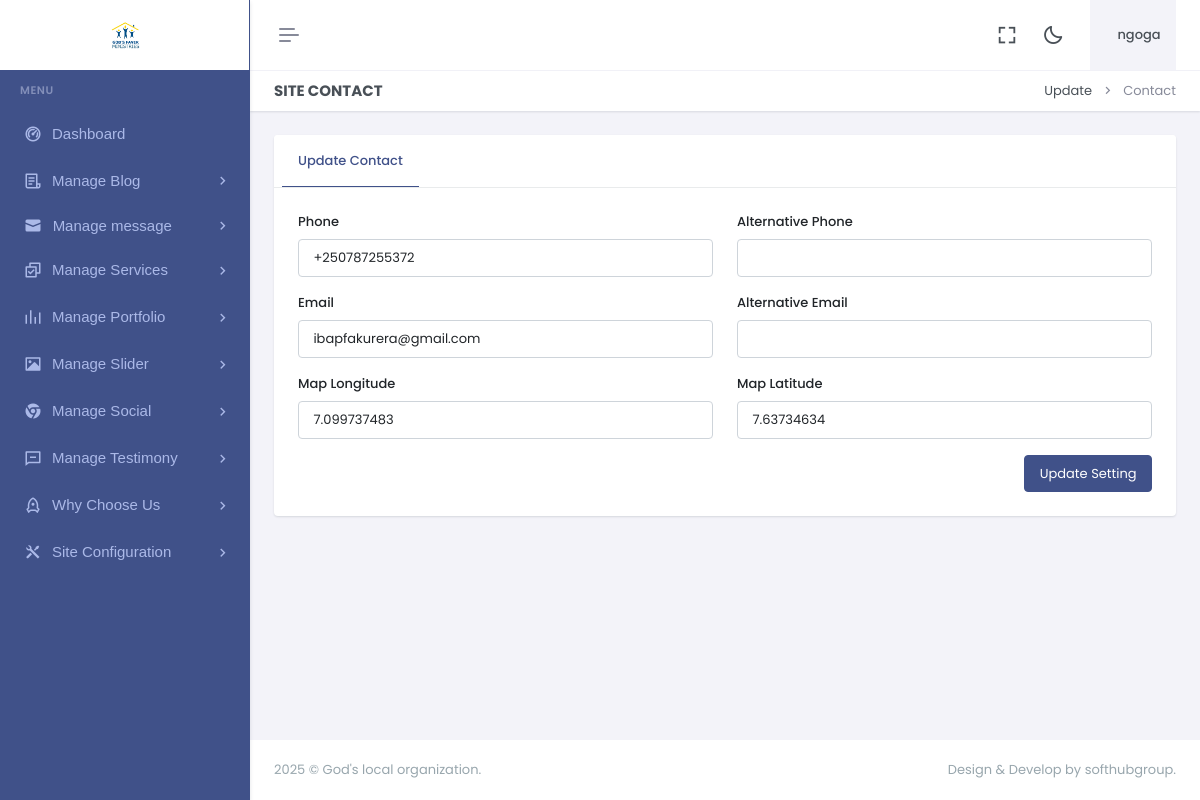
Page /dashboard/updatecontact.php (signed in) on the committed database.
### tables this page shows
CREATE TABLE `logo` (
  `id` int(11) NOT NULL,
  `xfile` varchar(1000) NOT NULL,
  `ufile` varchar(1000) NOT NULL,
  `updated_at` timestamp NOT NULL DEFAULT current_timestamp() ON UPDATE current_timestamp()
);

CREATE TABLE `sitecontact` (
  `id` int(11) NOT NULL,
  `phone1` varchar(150) NOT NULL,
  `phone2` varchar(150) NOT NULL,
  `email1` varchar(100) NOT NULL,
  `email2` varchar(100) NOT NULL,
  `longitude` varchar(100) NOT NULL,
  `latitude` varchar(150) NOT NULL,
  `updated_at` timestamp NOT NULL DEFAULT current_timestamp() ON UPDATE current_timestamp()
);

### dashboard/updatecontact.php (the view, shortened to what this page needs)
<?php include"header.php";?>
<?php include"sidebar.php";?>
<div class="main-content">
 <div class="page-content">
       <div class="container-fluid">
                    <div class="row">
                        <div class="col-12">
                            <div class="page-title-box d-sm-flex align-items-center justify-content-between">
                                <h4 class="mb-sm-0">Site Contact</h4>
                                <div class="page-title-right">
                                    <ol class="breadcrumb m-0">
                                        <li class="breadcrumb-item"><a href="javascript: void(0);">Update</a></li>
                                        <li class="breadcrumb-item active">Contact</li>
                                    </ol>
                                </div>
                            </div>
                        </div>
                    </div>
                    <div class="row">
                        <div class="col-xxl-9">
                            <div class="card mt-xxl-n5">
                                <div class="card-header">
                                    <ul class="nav nav-tabs-custom rounded card-header-tabs border-bottom-0" role="tablist">
                                        <li class="nav-item">
                                            <a class="nav-link active" data-bs-toggle="tab" href="#personalDetails" role="tab" aria-selected="false">
                                                <i class="fas fa-home"></i>Update Contact
                                            </a>
                                        </li>
                                    </ul>
                                </div>
                                <div class="card-body p-4">
                                    <div class="tab-content">
                                        <div class="tab-pane active" id="personalDetails" role="tabpanel">
                                        <?php
					 $query="SELECT * FROM sitecontact where id=1 ";
 $result = mysqli_query($con,$query);
while($row = mysqli_fetch_array($result))
{
	$phone1="$row[phone1]";
	$phone2="$row[phone2]";
  $email1="$row[email1]";
  $email2="$row[email2]";
  $longitude="$row[longitude]";
  $latitude="$row[latitude]";
}
  ?>
              <form action="" method="post" enctype="multipart/form-data">
                                                <div class="row">
                                            <div class="col-lg-6">
                                                <div class="mb-3">
                                                            <label for="firstnameInput" class="form-label"> Phone</label>
                                                            <input type="text" class="form-control" id="firstnameInput" name="phone1"  value="<?php print $phone1 ?>">
                                                        </div>
                                                    </div>
                                                    <div class="col-lg-6">
                                                        <div class="mb-3">
                                                            <label for="firstnameInput" class="form-label"> Alternative Phone</label>
                                                            <input type="text" class="form-control" id="firstnameInput" name="phone2"  value="<?php print $phone2 ?>">
                                                        </div>
                                                    </div>
                                                    <div class="col-lg-6">
                                                <div class="mb-3">
                                                            <label for="firstnameInput" class="form-label"> Email</label>
                                                            <input type="text" class="form-control" id="firstnameInput" name="email1"  value="<?php print $email1 ?>">
                                                        </div>
                                                    </div>
                                                    <div class="col-lg-6">
                                                        <div class="mb-3">
                                                            <label for="firstnameInput" class="form-label"> Alternative Email</label>
                                                            <input type="text" class="form-control" id="firstnameInput" name="email2"  value="<?php print $email2 ?>">
                                                        </div>
                                                    </div>
                                                    <div class="col-lg-6">
                                                <div class="mb-3">
                                                            <label for="firstnameInput" class="form-label">Map Longitude</label>
                                                            <input type="text" class="form-control" id="firstnameInput" name="longitude"  value="<?php print $longitude ?>">
                                                        </div>
                                                    </div>
                                                    <div class="col-lg-6">
                                                        <div class="mb-3">
                                                            <label for="firstnameInput" class="form-label"> Map Latitude</label>
                                                            <input type="text" class="form-control" id="firstnameInput" name="latitude"  value="<?php print $latitude ?>">
                                                        </div>
                                                    </div>
                                                    <div class="col-lg-12">
                                                        <div class="hstack gap-2 justify-content-end">
                                                            <button type="submit" name="save" class="btn btn-primary">Update Setting</button>
                                                        </div>
                                                    </div>
                                                </div>
                                            </form>
                                        </div>
                                    </div>
                                </div>
                            </div>
                        </div>
                    </div>
                </div>
            </div>
            <?php include"footer.php";?>

### dashboard/sidebar.php (shortened to what this page needs)
<?php
include"../z_db.php";
?>
<div class="app-menu navbar-menu">
  <div class="navbar-brand-box bg-white">
<?php
    $rr=mysqli_query($con,"SELECT ufile FROM logo");
$r = mysqli_fetch_row($rr);
$ufile = $r[0];
?>
    <a href="dashboard" class="logo logo-light">
      <span class="logo-lg">
        <img src="uploads/logo/<?php print $ufile?>" alt="" height="30">
      </span>
    </a>
  </div>
  <div id="scrollbar">
    <div class="container-fluid">
      <ul class="navbar-nav" id="navbar-nav">
        <li class="menu-title"><span data-key="t-menu">Menu</span></li>
        <li class="nav-item">
                <a href="dashboard" class="nav-link" data-key="t-analytics">  <i class="ri-dashboard-2-line"></i> <span data-key="t-dashboards"> Dashboard </span></a>
              </li>
              <li class="nav-item">
                            <a class="nav-link menu-link" href="#sidebarB" data-bs-toggle="collapse" role="button" aria-expanded="true" aria-controls="sidebarLanding">
                                <i class="ri-file-list-3-line"></i> <span data-key="t-landing">Manage Blog</span>
                            </a>
                        </li>
                        <li class="nav-item">
                            <a class="nav-link menu-link" href="#sidebarM" data-bs-toggle="collapse" role="button" aria-expanded="true" aria-controls="sidebarLanding">
                            <svg xmlns="http://www.w3.org/2000/svg" width="1em" height="1em" viewBox="0 0 20 20">
                                <path fill="currentColor" d="M0 8v8a2 2 0 0 0 2 2h16a2 2 0 0 0 2-2V8l-10 4z"/>
                                <path fill="currentColor" d="M2 2a2 2 0 0 0-2 2v2l10 4l10-4V4a2 2 0 0 0-2-2z"/></svg> <span data-key="t-landing">Manage message</span>
                            </a>
                        </li>
              <li class="nav-item">
                            <a class="nav-link menu-link" href="#sidebarLanding" data-bs-toggle="collapse" role="button" aria-expanded="true" aria-controls="sidebarLanding">
                                <i class="ri-checkbox-multiple-line"></i> <span data-key="t-landing">Manage Services</span>
                            </a>
                        </li>
                        <li class="nav-item">
                            <a class="nav-link menu-link" href="#sidebarPot" data-bs-toggle="collapse" role="button" aria-expanded="true" aria-controls="sidebarLanding">
                                <i class="ri-rhythm-fill"></i> <span data-key="t-landing">Manage Portfolio</span>
                            </a>
                        </li>
                        <li class="nav-item">
                            <a class="nav-link menu-link" href="#sidebarSl" data-bs-toggle="collapse" role="button" aria-expanded="true" aria-controls="sidebarLanding">
                                <i class="ri-image-fill"></i> <span data-key="t-landing">Manage Slider</span>
                            </a>
                        </li>
                        <li class="nav-item">
                            <a class="nav-link menu-link" href="#sidebarX" data-bs-toggle="collapse" role="button" aria-expanded="true" aria-controls="sidebarLanding">
                                <i class="ri-chrome-fill"></i> <span data-key="t-landing">Manage Social</span>
                            </a>
                        </li>
                        <li class="nav-item">
                            <a class="nav-link menu-link" href="#sidebarT" data-bs-toggle="collapse" role="button" aria-expanded="true" aria-controls="sidebarLanding">
                                <i class="ri-message-line"></i> <span data-key="t-landing">Manage Testimony</span>
                            </a>
                        </li>
                        <li class="nav-item">
                            <a class="nav-link menu-link" href="#sidebarW" data-bs-toggle="collapse" role="button" aria-expanded="true" aria-controls="sidebarLanding">
                                <i class="ri-rocket-line"></i> <span data-key="t-landing"> Why Choose Us</span>
                            </a>
                        </li>
                        <li class="nav-item">
                            <a class="nav-link menu-link" href="#sidebarK" data-bs-toggle="collapse" role="button" aria-expanded="true" aria-controls="sidebarLanding">
                                <i class="ri-tools-fill"></i> <span data-key="t-landing"> Site Configuration </span>
                            </a>
                        </li>
      </ul>
    </div>
  </div>
  <div class="sidebar-background"></div>
</div>

### rows in the picture
logo: ufile (picture)
sitecontact: phone1 "+250787255372", email1 "ibapfakurera@gmail.com", longitude "7.099737483", latitude "7.63734634"

### other values in the picture
$username "ngoga"
